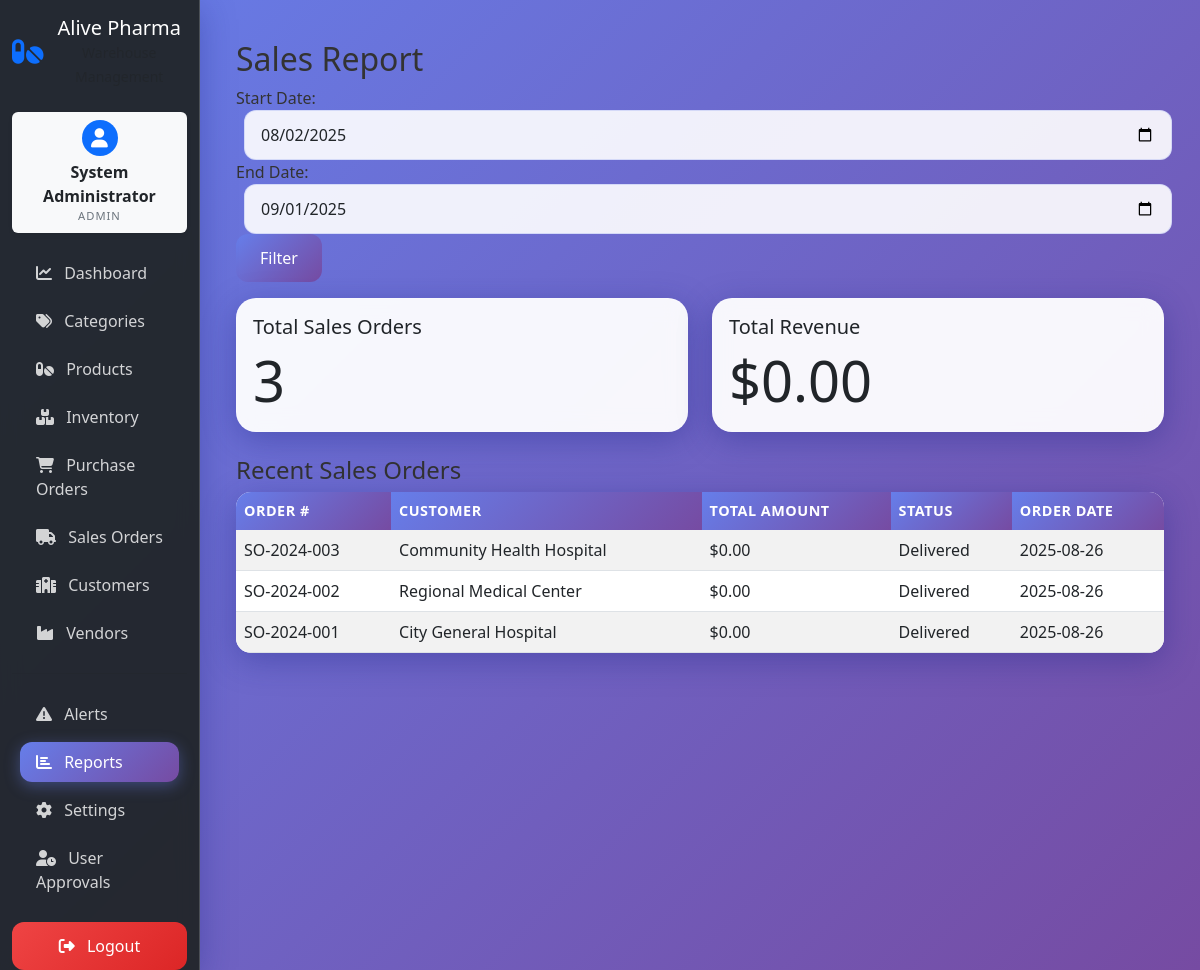
The app's page /reports/sales (signed in) with its own data.
### app/models/models.py (models this page shows)
class User(Base):
    __tablename__ = "users"
    id = Column(Integer, primary_key=True, index=True)
    username = Column(String(50), unique=True, index=True, nullable=False)
    email = Column(String(100), unique=True, index=True, nullable=False)
    full_name = Column(String(100), nullable=False)
    hashed_password = Column(String(255), nullable=False)
    role = Column(String(20), nullable=False, default="staff")  # admin, manager, staff
    hospital_id = Column(Integer, ForeignKey("customers.id"), nullable=True)  # Link staff to hospital
    is_active = Column(Boolean, default=True)
    requires_approval = Column(Boolean, default=True)  # New users require admin approval
    is_approved = Column(Boolean, default=False)  # Admin approval status
    approved_by = Column(Integer, ForeignKey("users.id"), nullable=True)  # Who approved the user
    approved_at = Column(DateTime, nullable=True)  # When the user was approved
    created_at = Column(DateTime, default=datetime.utcnow)
    updated_at = Column(DateTime, default=datetime.utcnow, onupdate=datetime.utcnow)
    hospital = relationship("Customer", foreign_keys=[hospital_id])
    approver = relationship("User", foreign_keys=[approved_by], remote_side=[id])

class SalesOrder(Base):
    __tablename__ = "sales_orders"
    id = Column(Integer, primary_key=True, index=True)
    order_number = Column(String(50), unique=True, index=True, nullable=False)
    customer_id = Column(Integer, ForeignKey("customers.id"), nullable=False)
    order_date = Column(DateTime, default=datetime.utcnow)
    delivery_date = Column(DateTime)
    status = Column(String(20), default="pending")  # pending, confirmed, shipped, delivered, cancelled
    total_amount = Column(DECIMAL(12, 2), default=0.00)
    discount_percentage = Column(Float, default=0.0)
    notes = Column(Text)
    created_by = Column(Integer, ForeignKey("users.id"))
    customer = relationship("Customer", back_populates="sales_orders")
    items = relationship("SalesOrderItem", back_populates="sales_order")

class Customer(Base):
    __tablename__ = "customers"
    id = Column(Integer, primary_key=True, index=True)
    name = Column(String(100), nullable=False)  # Hospital name
    contact_person = Column(String(100))
    email = Column(String(100))
    phone = Column(String(20))
    address = Column(Text)
    city = Column(String(50))
    credit_limit = Column(DECIMAL(12, 2), default=0.00)
    payment_terms = Column(String(50))
    is_active = Column(Boolean, default=True)
    created_at = Column(DateTime, default=datetime.utcnow)
    sales_orders = relationship("SalesOrder", back_populates="customer")
    hospital_inventory = relationship("HospitalInventory", back_populates="hospital")
    staff_users = relationship("User", foreign_keys="User.hospital_id", back_populates="hospital")

### app/routes/reports.py (the view)
@router.get("/sales", response_class=HTMLResponse)
async def sales_report(
    request: Request,
    start_date: str = Query(None),
    end_date: str = Query(None),
    current_user: User = Depends(check_user_roles_from_cookie(["staff", "manager"])),
    db: Session = Depends(get_db)
):
    if start_date:
        start_date_dt = datetime.strptime(start_date, "%Y-%m-%d")
    else:
        start_date_dt = datetime.utcnow() - timedelta(days=30)
    if end_date:
        end_date_dt = datetime.strptime(end_date, "%Y-%m-%d")
    else:
        end_date_dt = datetime.utcnow()
    if current_user.role == "staff" and current_user.hospital_id:
        total_sales_orders = db.query(SalesOrder).filter(
            SalesOrder.customer_id == current_user.hospital_id,
            SalesOrder.order_date.between(start_date_dt, end_date_dt)
        ).count()
        total_revenue = db.query(func.sum(SalesOrder.total_amount)).filter(
            SalesOrder.customer_id == current_user.hospital_id,
            SalesOrder.order_date.between(start_date_dt, end_date_dt),
            SalesOrder.status.in_(["delivered", "shipped"])
        ).scalar() or 0
        recent_sales = get_hospital_recent_sales(db, current_user.hospital_id, limit=10)
    else:
        total_sales_orders = db.query(SalesOrder).filter(
            SalesOrder.order_date.between(start_date_dt, end_date_dt)
        ).count()
        total_revenue = db.query(func.sum(SalesOrder.total_amount)).filter(
            SalesOrder.order_date.between(start_date_dt, end_date_dt),
            SalesOrder.status.in_(["delivered", "shipped"])
        ).scalar() or 0
        recent_sales = get_recent_sales(db, limit=10)
    return templates.TemplateResponse("reports/sales.html", {
        "request": request,
        "total_sales_orders": total_sales_orders,
        "total_revenue": total_revenue,
        "recent_sales": recent_sales,
        "start_date": start_date_dt,
        "end_date": end_date_dt,
        "current_user": current_user
    })

### app/templates/reports/sales.html (shortened to what this page needs)
{% extends "base.html" %}
{% block content %}
<div class="container mt-4">
    <h2>Sales Report</h2>
    <form method="get" class="form-inline mb-3">
        <label for="start_date">Start Date:</label>
        <input type="date" id="start_date" name="start_date" value="{{ start_date.strftime('%Y-%m-%d') }}" class="form-control mx-2">
        <label for="end_date">End Date:</label>
        <input type="date" id="end_date" name="end_date" value="{{ end_date.strftime('%Y-%m-%d') }}" class="form-control mx-2">
        <button type="submit" class="btn btn-primary">Filter</button>
    </form>
    <div class="row mb-4">
        <div class="col-md-6">
            <div class="card">
                <div class="card-body">
                    <h5 class="card-title">Total Sales Orders</h5>
                    <p class="card-text display-4">{{ total_sales_orders }}</p>
                </div>
            </div>
        </div>
        <div class="col-md-6">
            <div class="card">
                <div class="card-body">
                    <h5 class="card-title">Total Revenue</h5>
                    <p class="card-text display-4">${{ '%.2f'|format(total_revenue) }}</p>
                </div>
            </div>
        </div>
    </div>
    <h4>Recent Sales Orders</h4>
    <table class="table table-striped">
        <thead>
            <tr>
                <th>Order #</th>
                <th>Customer</th>
                <th>Total Amount</th>
                <th>Status</th>
                <th>Order Date</th>
            </tr>
        </thead>
        <tbody>
            {% for sale in recent_sales %}
            <tr>
                <td>{{ sale.order_number }}</td>
                <td>{{ sale.customer_name }}</td>
                <td>${{ '%.2f'|format(sale.total_amount) }}</td>
                <td>{{ sale.status|capitalize }}</td>
                <td>{{ sale.order_date.strftime('%Y-%m-%d') }}</td>
            </tr>
            {% else %}
            <tr><td colspan="5">No sales orders found.</td></tr>
            {% endfor %}
        </tbody>
    </table>
</div>
{% endblock %}

### app/templates/base.html (shortened to what this page needs)
<!DOCTYPE html>
<html lang="en">
<head>
    <link href="https://cdn.jsdelivr.net/npm/bootstrap@5.3.0/dist/css/bootstrap.min.css" rel="stylesheet">
    <link href="https://cdnjs.cloudflare.com/ajax/libs/font-awesome/6.4.0/css/all.min.css" rel="stylesheet">
    <link href="/static/css/main.css" rel="stylesheet">
</head>
<body class="bg-light">
    <div class="container-fluid">
        <div class="row">
            <nav class="col-md-3 col-lg-2 d-md-block bg-dark sidebar collapse" style="min-height: 100vh;">
                <div class="position-sticky pt-3">
                    <div class="text-center mb-4">
                        <div class="d-flex align-items-center justify-content-center">
                            <i class="fas fa-pills text-primary fs-3 me-2"></i>
                            <div>
                                <h5 class="text-white mb-0">Alive Pharma</h5>
                                <small class="text-muted">Warehouse Management</small>
                            </div>
                        </div>
                    </div>
                    <div class="user-profile-card mb-3 p-2 text-center bg-light rounded shadow-sm" style="max-width: 180px; margin-left: auto; margin-right: auto;">
                        <div class="d-flex flex-column align-items-center">
                            <div class="profile-avatar bg-primary text-white rounded-circle mb-1 d-flex align-items-center justify-content-center" style="width:36px; height:36px; font-size:1.2rem;">
                                <i class="fas fa-user"></i>
                            </div>
                            <div>
                                <div class="fw-bold text-dark" style="font-size:1rem;">
                                    {% if current_user.role == 'staff' and current_user.hospital %}
                                        {{ current_user.hospital.name }}
                                    {% else %}
                                        {{ current_user.full_name or current_user.username }}
                                    {% endif %}
                                </div>
                                <div class="text-uppercase text-secondary small" style="letter-spacing:1px; font-size:0.7rem;">
                                    {% if current_user.role == 'staff' and current_user.hospital %}
                                        STAFF
                                    {% else %}
                                        {{ current_user.role|upper }}
                                    {% endif %}
                                </div>
                            </div>
                        </div>
                    </div>
                    <ul class="nav flex-column">
                        <li class="nav-item">
                            <a class="nav-link text-white {% if request.url.path == '/dashboard/' %}active{% endif %}" href="/dashboard/">
                                <i class="fas fa-chart-line me-2"></i>
                                Dashboard
                            </a>
                        </li>
                        <li class="nav-item">
                            <a class="nav-link text-white {% if request.url.path.startswith('/categories') %}active{% endif %}" href="/categories/">
                                <i class="fas fa-tags me-2"></i>
                                Categories
                            </a>
                        </li>
                        <li class="nav-item">
                            <a class="nav-link text-white {% if request.url.path.startswith('/products') %}active{% endif %}" href="/products/">
                                <i class="fas fa-pills me-2"></i>
                                Products
                            </a>
                        </li>
                        <li class="nav-item">
                            <a class="nav-link text-white {% if request.url.path.startswith('/inventory') %}active{% endif %}" href="/inventory/">
                                <i class="fas fa-boxes me-2"></i>
                                {% if current_user.role == 'staff' %}
                                Hospital Inventory
                                {% else %}
                                Inventory
                                {% endif %}
                            </a>
                        </li>
                        {% if current_user.role in ['admin', 'manager'] %}
                        <li class="nav-item">
                            <a class="nav-link text-white {% if request.url.path.startswith('/purchase-orders') %}active{% endif %}" href="/purchase-orders/">
                                <i class="fas fa-shopping-cart me-2"></i>
                                Purchase Orders
                            </a>
                        </li>
                        {% endif %}
                        <li class="nav-item">
                            <a class="nav-link text-white " href="{% if current_user.role == 'staff' %}/sales-orders/my-orders{% else %}/sales-orders/{% endif %}">
                                <i class="fas fa-truck me-2"></i>
                                {% if current_user.role == 'staff' %}
                                My Orders
                                {% else %}
                                Sales Orders
                                {% endif %}
                            </a>
                        </li>
                        {% if current_user.role in ['admin', 'manager'] %}
                        <li class="nav-item">
                            <a class="nav-link text-white {% if request.url.path.startswith('/customers') %}active{% endif %}" href="/customers/">
                                <i class="fas fa-hospital me-2"></i>
                                Customers
                            </a>
                        </li>
                        <li class="nav-item">
                            <a class="nav-link text-white {% if request.url.path.startswith('/vendors') %}active{% endif %}" href="/vendors/">
                                <i class="fas fa-industry me-2"></i>
                                Vendors
                            </a>
                        </li>
                        {% endif %}
                        <hr class="text-muted my-3">
                        {% if current_user.role in ['admin', 'manager'] %}
                        <li class="nav-item">
                            <a class="nav-link text-white {% if request.url.path.startswith('/alerts') %}active{% endif %}" href="/alerts/">
                                <i class="fas fa-exclamation-triangle me-2"></i>
                                Alerts
                            </a>
                        </li>
                        <li class="nav-item">
                            <a class="nav-link text-white {% if request.url.path.startswith('/reports') %}active{% endif %}" href="/reports/">
                                <i class="fas fa-chart-bar me-2"></i>
                                Reports
                            </a>
                        </li>
                        {% endif %}
                        {% if current_user.role in ['admin', 'manager'] %}
                        <li class="nav-item">
                            <a class="nav-link text-white {% if request.url.path.startswith('/settings') %}active{% endif %}" href="/settings/">
                                <i class="fas fa-cog me-2"></i>
                                Settings
                            </a>
                        </li>
                        <li class="nav-item">
                            <a class="nav-link text-white {% if request.url.path.startswith('/auth/pending-users') %}active{% endif %}" href="/auth/pending-users">
                                <i class="fas fa-user-clock me-2"></i>
                                User Approvals
                            </a>
                        </li>
                        {% endif %}
                    </ul>
                    <div class="mt-auto pt-3">
                        <form action="/auth/logout" method="post" class="d-grid">
                            <button type="submit" class="btn btn-danger">
                                <i class="fas fa-sign-out-alt me-2"></i>
                                Logout
                            </button>
                        </form>
                    </div>
                </div>
            </nav>
            <main class="col-md-9 ms-sm-auto col-lg-10 px-md-4">
                <div class="pt-3 pb-2 mb-3">
                    {% block content %}{% endblock %}
                </div>
            </main>
        </div>
    </div>
</body>
</html>

### records on screen
User: full_name "System Administrator", role "ADMIN"
SalesOrder: order_number "SO-2024-003", status "Delivered", order_date "2025-08-26"
Customer: customer_name "Community Health Hospital"
SalesOrder: order_number "SO-2024-002", status "Delivered", order_date "2025-08-26"
Customer: customer_name "Regional Medical Center"
SalesOrder: order_number "SO-2024-001", status "Delivered", order_date "2025-08-26"
Customer: customer_name "City General Hospital"

### other values on screen
{{ total_sales_orders }} "3"
{{ '%.2f'|format(total_revenue) }} "0.00"
{{ '%.2f'|format(sale.total_amount) }} "0.00" "0.00" "0.00"
